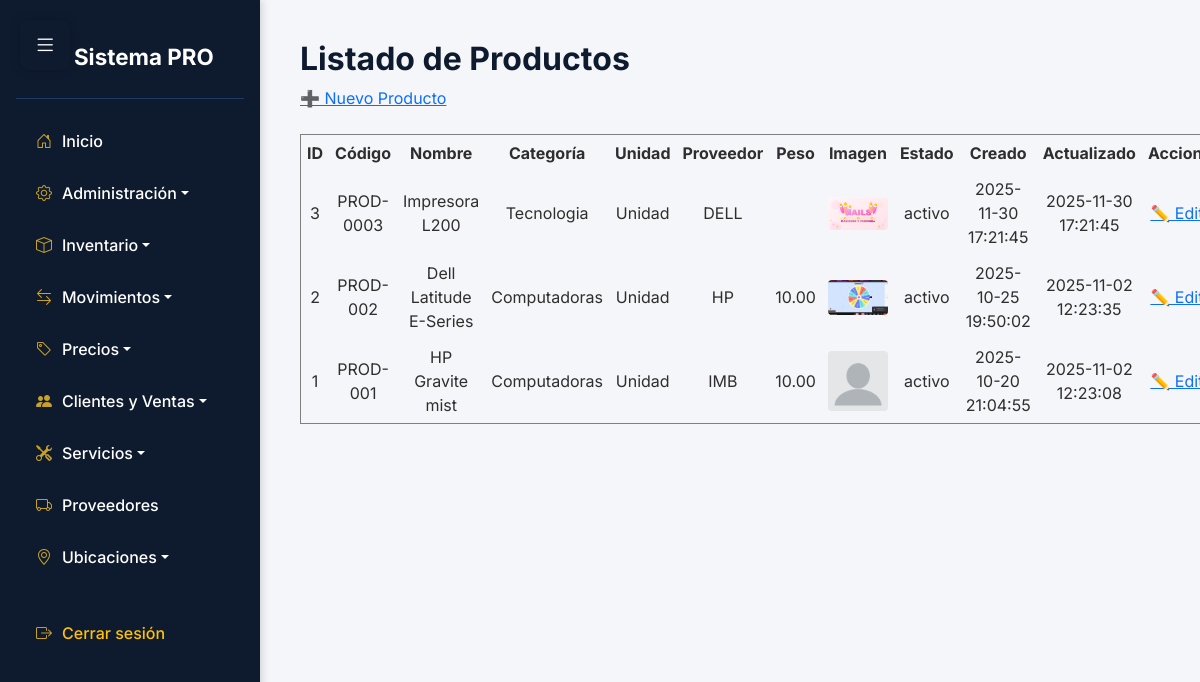
The app's page /app/vista/Productos/listar.php (signed in) with its own data.
### tables this page shows
CREATE TABLE `productos` (
  `id` int NOT NULL,
  `codigo` varchar(50) NOT NULL,
  `nombre` varchar(200) NOT NULL,
  `descripcion` text,
  `categoria_id` int NOT NULL,
  `unidad_medida_id` int NOT NULL,
  `proveedor_id` int DEFAULT NULL,
  `peso` decimal(10,2) DEFAULT NULL COMMENT 'Peso en kilogramos',
  `imagen_url` varchar(255) DEFAULT NULL,
  `estado_id` int NOT NULL DEFAULT '1',
  `usuario_creador_id` int DEFAULT NULL,
  `usuario_modificador_id` int DEFAULT NULL,
  `creado_en` datetime DEFAULT CURRENT_TIMESTAMP,
  `actualizado_en` datetime DEFAULT CURRENT_TIMESTAMP ON UPDATE CURRENT_TIMESTAMP
);

CREATE TABLE `categorias` (
  `id` int NOT NULL,
  `codigo` varchar(20) NOT NULL,
  `nombre` varchar(100) NOT NULL,
  `descripcion` text,
  `categoria_padre_id` int DEFAULT NULL COMMENT 'Para subcategorías',
  `estado_id` int NOT NULL DEFAULT '1',
  `usuario_creador_id` int DEFAULT NULL,
  `usuario_modificador_id` int DEFAULT NULL,
  `creado_en` datetime DEFAULT CURRENT_TIMESTAMP,
  `actualizado_en` datetime DEFAULT CURRENT_TIMESTAMP ON UPDATE CURRENT_TIMESTAMP
);

CREATE TABLE `unidades_medida` (
  `id` int NOT NULL,
  `nombre` varchar(50) NOT NULL,
  `abreviatura` varchar(10) NOT NULL,
  `descripcion` text,
  `estado_id` int NOT NULL DEFAULT '1',
  `usuario_creador_id` int DEFAULT NULL,
  `usuario_modificador_id` int DEFAULT NULL,
  `creado_en` datetime DEFAULT CURRENT_TIMESTAMP,
  `actualizado_en` datetime DEFAULT CURRENT_TIMESTAMP ON UPDATE CURRENT_TIMESTAMP
);

CREATE TABLE `proveedores` (
  `id` int NOT NULL,
  `codigo` varchar(50) NOT NULL,
  `nombre` varchar(200) NOT NULL,
  `telefono` varchar(20) DEFAULT NULL,
  `email` varchar(100) DEFAULT NULL,
  `direccion` text,
  `nit` varchar(20) DEFAULT NULL,
  `estado_id` int NOT NULL DEFAULT '1',
  `usuario_creador_id` int DEFAULT NULL,
  `usuario_modificador_id` int DEFAULT NULL,
  `creado_en` timestamp NULL DEFAULT CURRENT_TIMESTAMP,
  `actualizado_en` timestamp NULL DEFAULT CURRENT_TIMESTAMP ON UPDATE CURRENT_TIMESTAMP
);

CREATE TABLE `bitacora_estados` (
  `id` int NOT NULL,
  `nombre` varchar(50) NOT NULL,
  `descripcion` text,
  `creado_en` datetime DEFAULT CURRENT_TIMESTAMP,
  `actualizado_en` datetime DEFAULT CURRENT_TIMESTAMP ON UPDATE CURRENT_TIMESTAMP
);

### app/Conexion/Conexion.php (called while the page is built)
<?php
class Conexion {
    private $conexion;
    private $host = 'localhost';
    private $dbName = 'aegis';
    private $username = 'root';
    private $password = '';
    public function __construct() {
        try {
            $this->conexion = new PDO(
                "mysql:host=$this->host;dbname=$this->dbName",
                $this->username,
                $this->password
            );
            $this->conexion->setAttribute(PDO::ATTR_ERRMODE, PDO::ERRMODE_EXCEPTION);
        } catch (PDOException $e) {
            die("Error de conexión: " . $e->getMessage());
        }
    }
    public function getConexion() {
        return $this->conexion;
    }
}
?>

### app/Controlador/ProductosControlador.php (called while the page is built, shortened)
<?php
require_once __DIR__ . '/../Modelo/Productos.php';
class ProductosControlador {
    private $modelo;
    public function __construct() {
        $this->modelo = new Producto();
    }
    public function listar() {
        return $this->modelo->listar();
    }
}

### app/Modelo/Productos.php (called while the page is built, shortened)
<?php
require_once __DIR__ . '/../Conexion/Conexion.php';
class Producto {
    private $conexion;
    public function __construct() {
        $this->conexion = new Conexion();
    }
    public function listar() {
        $sql = "SELECT p.id, p.codigo, p.nombre, p.descripcion,
                       c.nombre AS categoria,
                       u.nombre AS unidad_medida,
                       p.peso, p.imagen_url,
                       prov.nombre AS proveedor,
                       e.nombre AS estado,
                       p.creado_en, p.actualizado_en
                FROM productos p
                INNER JOIN categorias c ON p.categoria_id = c.id
                INNER JOIN unidades_medida u ON p.unidad_medida_id = u.id
                INNER JOIN bitacora_estados e ON p.estado_id = e.id
                LEFT JOIN proveedores prov ON p.proveedor_id = prov.id
                ORDER BY p.id DESC";
        $stmt = $this->conexion->getConexion()->prepare($sql);
        $stmt->execute();
        return $stmt->fetchAll(PDO::FETCH_ASSOC);
    }
}

### app/Vista/Productos/listar.php (the view, shortened to what this page needs)
<?php
require_once '../../Controlador/ProductosControlador.php';
include '../../../includes/sidebar.php';
$controlador = new ProductosControlador();
$productos = $controlador->listar();
?>
<h2>Listado de Productos</h2>
<a href="nuevo.php">➕ Nuevo Producto</a><br><br>
<?php if (empty($productos)): ?>
    <p>No hay productos registrados.</p>
<?php else: ?>
    <table border="1" cellpadding="6" cellspacing="0" style="width:100%; text-align:center;">
        <thead>
            <tr>
                <th>ID</th>
                <th>Código</th>
                <th>Nombre</th>
                <th>Categoría</th>
                <th>Unidad</th>
                <th>Proveedor</th>
                <th>Peso</th>
                <th>Imagen</th>
                <th>Estado</th>
                <th>Creado</th>
                <th>Actualizado</th>
                <th>Acciones</th>
            </tr>
        </thead>
        <tbody>
            <?php foreach ($productos as $p): ?>
                <tr>
                    <td><?= htmlspecialchars($p['id']) ?></td>
                    <td><?= htmlspecialchars($p['codigo']) ?></td>
                    <td><?= htmlspecialchars($p['nombre']) ?></td>
                    <td><?= htmlspecialchars($p['categoria']) ?></td>
                    <td><?= htmlspecialchars($p['unidad_medida']) ?></td>
                    <td><?= htmlspecialchars($p['proveedor'] ?? 'Sin proveedor') ?></td>
                    <td><?= $p['peso'] ?></td>
                    <td>
                        <?php if (!empty($p['imagen_url']) && file_exists('../../../' . $p['imagen_url'])): ?>
                            <img src="../../../<?= $p['imagen_url'] ?>" width="60" style="border-radius:4px;">
                        <?php else: ?>
                            <span style="color:#999;">Sin imagen</span>
                        <?php endif; ?>
                    </td>
                    <td><?= htmlspecialchars($p['estado']) ?></td>
                    <td><?= $p['creado_en'] ?></td>
                    <td><?= $p['actualizado_en'] ?></td>
                    <td>
                        <a href="editar.php?id=<?= $p['id'] ?>">✏️ Editar</a>
                    </td>
                </tr>
            <?php endforeach; ?>
        </tbody>
    </table>
<?php endif; ?>

### includes/sidebar.php (shortened to what this page needs)
<!DOCTYPE html>
<html lang="es">
<head>
    <link href="https://cdn.jsdelivr.net/npm/bootstrap@5.3.2/dist/css/bootstrap.min.css" rel="stylesheet">
    <link rel="stylesheet" href="https://cdn.jsdelivr.net/npm/bootstrap-icons@1.10.5/font/bootstrap-icons.css">
</head>
<body>
<button id="btn-toggle" onclick="toggleSidebar()">
    <i class="bi bi-list"></i>
</button>
<nav id="sidebar" class="p-3">
    <div class="logo">
        <i class="bi bi-lightning-charge-fill"></i> Sistema PRO
    </div>
    <ul class="nav flex-column mt-3">
        <li><a class="nav-link" href="/zenith/index.php"><i class="bi bi-house-door"></i>Inicio</a></li>
        <li class="nav-item">
            <a class="nav-link dropdown-toggle" data-bs-toggle="collapse" href="#menuAdmin" role="button" aria-expanded="false" aria-controls="menuAdmin">
                <i class="bi bi-gear" aria-hidden="true"></i>Administración
            </a>
        </li>
        <li class="nav-item">
            <a class="nav-link dropdown-toggle" data-bs-toggle="collapse" href="#menuInventario" role="button" aria-expanded="false" aria-controls="menuInventario">
                <i class="bi bi-box" aria-hidden="true"></i>Inventario
            </a>
        </li>
        <li class="nav-item">
            <a class="nav-link dropdown-toggle" data-bs-toggle="collapse" href="#menuMovimientos" role="button" aria-expanded="false" aria-controls="menuMovimientos">
                <i class="bi bi-arrow-left-right" aria-hidden="true"></i>Movimientos
            </a>
        </li>
        <li class="nav-item">
            <a class="nav-link dropdown-toggle" data-bs-toggle="collapse" href="#menuPrecios" role="button" aria-expanded="false" aria-controls="menuPrecios">
                <i class="bi bi-tag" aria-hidden="true"></i>Precios
            </a>
        </li>
        <li class="nav-item">
            <a class="nav-link dropdown-toggle" data-bs-toggle="collapse" href="#menuClientes" role="button" aria-expanded="false" aria-controls="menuClientes">
                <i class="bi bi-people-fill" aria-hidden="true"></i>Clientes y Ventas
            </a>
        </li>
        <li class="nav-item">
            <a class="nav-link dropdown-toggle" data-bs-toggle="collapse" href="#menuServicios" role="button" aria-expanded="false" aria-controls="menuServicios">
                <i class="bi bi-tools" aria-hidden="true"></i>Servicios
            </a>
        </li>
        <li class="nav-item">
            <a class="nav-link" href="/zenith/app/vista/Proveedores/listar.php">
                <i class="bi bi-truck" aria-hidden="true"></i>Proveedores
            </a>
        </li>
        <li class="nav-item">
            <a class="nav-link dropdown-toggle" data-bs-toggle="collapse" href="#menuUbicaciones" role="button" aria-expanded="false" aria-controls="menuUbicaciones">
                <i class="bi bi-geo-alt" aria-hidden="true"></i>Ubicaciones
            </a>
        </li>
        <li class="nav-item mt-4">
            <a class="nav-link text-warning" href="/zenith/includes/logout.php">
                <i class="bi bi-box-arrow-right"></i>Cerrar sesión
            </a>
        </li>
    </ul>
</nav>
<div id="content">

### includes/sidebar.php (style rules this page uses)
:root { --sidebar-bg: #0e1b2f; --sidebar-hover: #1f3a5f; --accent-gold: #c9a227; --body-bg: #f4f6f9; --text-light: #ffffff; --text-dark: #2e2e2e; }
body { font-family: 'Inter', sans-serif; background-color: var(--body-bg); color: var(--text-dark); margin: 0; padding: 0; }
#sidebar { position: fixed; top: 0; left: 0; width: 260px; height: 100vh; background-color: var(--sidebar-bg); overflow-y: auto; transition: transform 0.3s ease; box-shadow: 2px 0 8px rgba(0,0,0,0.15); z-index: 1050; }
#sidebar .logo { text-align: center; padding: 24px 10px; font-size: 1.4rem; font-weight: 700; color: var(--text-light); border-bottom: 1px solid #1f3a5f; }
#sidebar .nav-link { color: var(--text-light); font-weight: 500; padding: 10px 16px; margin: 4px 0; border-radius: 6px; display: flex; align-items: center; transition: background 0.25s, border-left 0.25s; border-left: 4px solid transparent; }
#sidebar .nav-link i { margin-right: 10px; color: var(--accent-gold); }
#content { margin-left: 260px; padding: 40px; transition: margin-left 0.3s ease; min-height: 100vh; }
#btn-toggle { position: fixed; top: 20px; left: 20px; z-index: 1055; background-color: var(--sidebar-bg); border: none; color: var(--text-light); font-size: 1.4rem; padding: 8px 14px; border-radius: 8px; box-shadow: 0 0 10px rgba(0,0,0,0.25); }
h1, h2, h3 { color: var(--sidebar-bg); font-weight: 700; }

### records on screen
productos: id "3", codigo "PROD-0003", nombre "Impresora L200", categoria.nombre "Tecnologia", unidad_medida.nombre "Unidad", proveedor.nombre "DELL", imagen_url (picture), bitacora_estados.nombre "activo", creado_en "2025-11-30 17:21:45", actualizado_en "2025-11-30 17:21:45"
productos: id "2", codigo "PROD-002", nombre "Dell Latitude E-Series", categoria.nombre "Computadoras", unidad_medida.nombre "Unidad", proveedor.nombre "HP", peso "10.00", imagen_url (picture), bitacora_estados.nombre "activo", creado_en "2025-10-25 19:50:02", actualizado_en "2025-11-02 12:23:35"
productos: id "1", codigo "PROD-001", nombre "HP Gravite mist", categoria.nombre "Computadoras", unidad_medida.nombre "Unidad", proveedor.nombre "IMB", peso "10.00", imagen_url (picture), bitacora_estados.nombre "activo", creado_en "2025-10-20 21:04:55", actualizado_en "2025-11-02 12:23:08"
